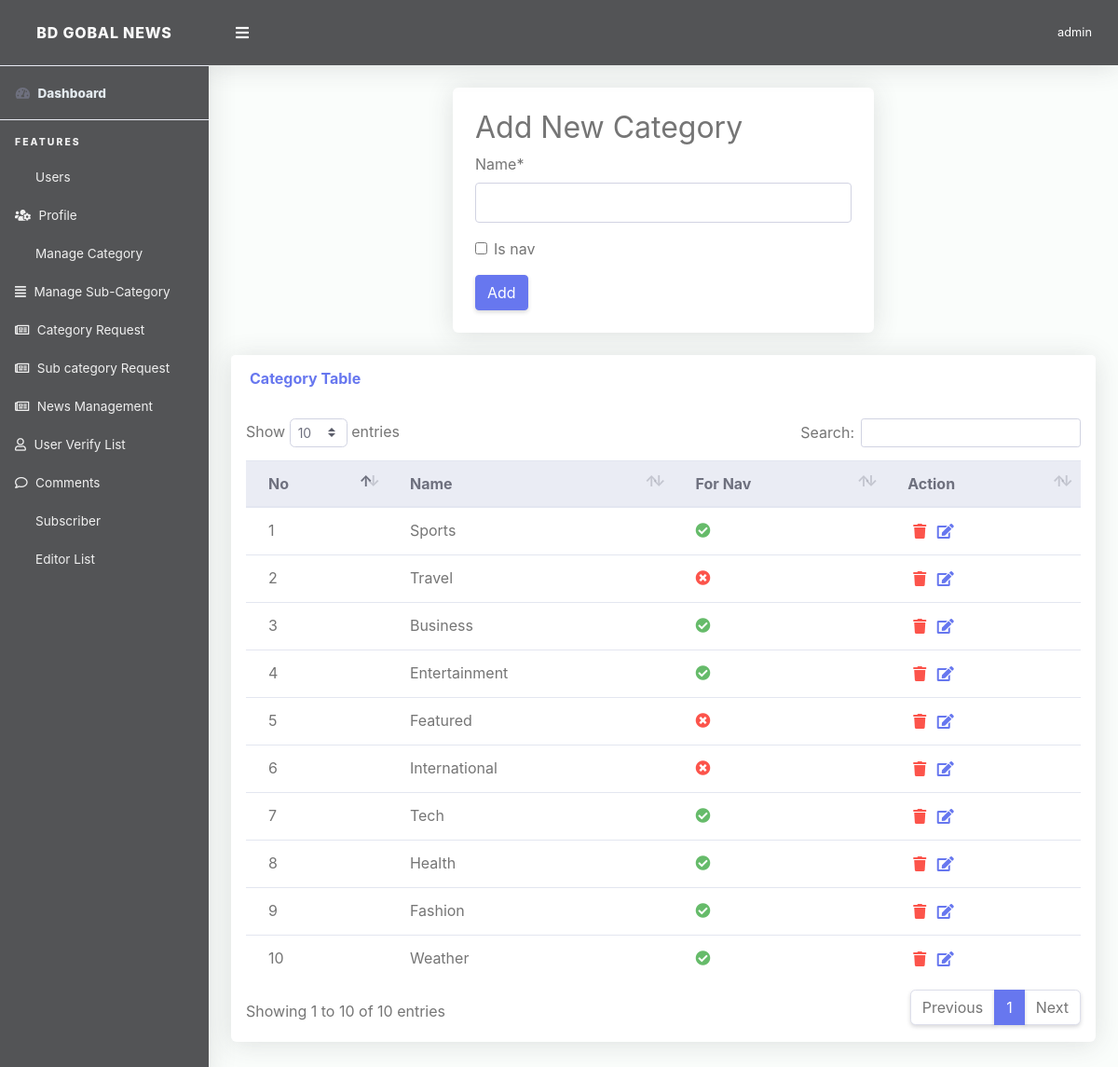
The page /superadmin/category-list (signed in) on the database its author committed.
### App_News/models.py (models this page shows, shortened)
class Category(models.Model):
    name = models.CharField(max_length=100)
    is_nav = models.BooleanField(default=False)

### App_Admin/views.py (the view)
# urls.py: path('category-list',views.CategoryView,name='category_view'),
def CategoryView(request):
    if request.user.is_superuser:
        try:
            all_categoris = Category.objects.all()
            if request.method == "POST":
                form = CategoryForm(request.POST or None)
                if form.is_valid():
                    form.save()
                    messages.success(request, "Category Added successfully", extra_tags="add_cat")
                    return redirect(request.POST['next'])
            else:
                form = CategoryForm()
        except:
            return redirect('App_Admin:dashboard')
        context = {
            'all_categoris': all_categoris,
            'form': form,
        }
        return render(request, 'App_Admin/category_view.html', context)
    else:
        return redirect('App_News:index')

### App_Admin/forms.py
class CategoryForm(forms.ModelForm):
    class Meta:
        model = Category
        fields = ('name','is_nav')

### templates/App_Admin/category_view.html (shortened to what this page needs)
{% extends 'App_Admin/base.html' %}
{% load crispy_forms_tags %}
{% block content %}
<div class="container">
          <div class="row mb-3">
          <div class="col-lg-6 m-0 m-auto">
              <div class="card p-4 mb-4">
              <h2>Add New Category</h2>
              <form method="post" action="{% url 'App_Admin:category_view' %}">{% csrf_token %}
                  {{ form|crispy }}
                  <button type="submit" class="btn btn-primary">Add</button>
              </form>
                </div>
          </div>
          <div class="col-lg-12">
              <div class="card mb-4">
                <div class="card-header py-3 d-flex flex-row align-items-center justify-content-between">
                  <h6 class="m-0 font-weight-bold text-primary">Category Table</h6>
                </div>
                <div class="table-responsive p-3">
                  <table class="table align-items-center table-flush table-hover" id="dataTableHover">
                    <thead class="thead-light">
                      <tr>
                        <th>No</th>
                        <th>Name</th>
                        <th>For Nav</th>
                        <th>Action</th>
                      </tr>
                    </thead>
                    <tbody>
                    {% for g in all_categoris %}
                      <tr>
                        <td>{{ forloop.counter }}</td>
                        <td>{{ g.name }}</td>
                         {% if g.is_nav == True %}
                             <td><i class="fa fa-check-circle text-success"></i></td>
                        {% else %}
                            <td><i class="fa fa-times-circle text-danger"></i></td>
                        {% endif %}
                        <td>
                          <button style="border: none;background: no-repeat;outline: none;" data-toggle="modal" value="{{ g.id }}" data-target="#delete_cat">
                                <i class="fa fa-trash text-danger"></i></button>
                            <a href="{% url 'App_Admin:category_update' g.id %}"><i class="text-primary fas fa-fw fa-edit" style="color: #801d3b;"></i></a>
                        </td>
                      </tr>
                     {% endfor %}
                    </tbody>
                  </table>
                </div>
              </div>
            </div>
          </div>
</div>
{% endblock %}

### templates/App_Admin/base.html (shortened to what this page needs)
<!DOCTYPE html>
<html lang="en">
{% load static %}
<head>
  <link href="{% static 'superadmin/vendor/fontawesome-free/css/all.min.css' %}" rel="stylesheet" type="text/css">
  <link href="{% static 'superadmin/vendor/bootstrap/css/bootstrap.min.css' %}" rel="stylesheet" type="text/css">
  <link href="{% static 'superadmin/css/ruang-admin.min.css' %}" rel="stylesheet">
  <link href="{% static 'superadmin/vendor/datatables/dataTables.bootstrap4.min.css' %}" rel="stylesheet">
    <link href="{% static 'superadmin/vendor/select2/dist/css/select2.min.css' %}" rel="stylesheet" type="text/css">
<link rel="stylesheet" href="https://pro.fontawesome.com/releases/v5.10.0/css/all.css"/>
</head>
<body id="page-top">
  <div id="wrapper">
    <ul class="navbar-nav sidebar sidebar-light accordion" id="accordionSidebar">
      <a class="sidebar-brand d-flex align-items-center justify-content-center" href="{% url 'App_News:index' %}">
        <div class="sidebar-brand-icon">
            BD GOBAL NEWS
        </div>
      </a>
      <hr class="sidebar-divider my-0">
      <li class="nav-item active">
        <a class="nav-link" href="{% url 'App_Admin:dashboard' %}">
          <i class="fas fa-fw fa-tachometer-alt"></i>
          <span class="text-light">Dashboard</span></a>
      </li>
      <hr class="sidebar-divider">
      <div class="sidebar-heading">
        Features
      </div>
         {% include 'App_Admin/admin_sidebar_option.html' %}
    </ul>
    <div id="content-wrapper" class="d-flex flex-column">
      <div id="content">
        <nav class="navbar navbar-expand navbar-light bg-navbar topbar mb-4 static-top">
          <button id="sidebarToggleTop" class="btn btn-link rounded-circle mr-3">
            <i class="fa fa-bars"></i>
          </button>
            <ul class="navbar-nav ml-auto">
            <li class="nav-item dropdown no-arrow">
              <a class="nav-link dropdown-toggle" href="#" id="userDropdown" role="button" data-toggle="dropdown"
                aria-haspopup="true" aria-expanded="false">
                <span class="ml-2 d-none d-lg-inline text-white small">{{ request.user }}</span>
              </a>
            </li>
          </ul>
        </nav>
       {% block content %}
       {% endblock %}
      </div>
    </div>
  </div>
</body>
</html>

### templates/App_Admin/admin_sidebar_option.html
<li class="nav-item">
    <a class="nav-link" href="{% url 'App_Admin:userlist' %}">
        <i class="far fa-users"></i>
        <span>Users</span>
    </a>
</li>
<li class="nav-item">
    <a class="nav-link" href="{% url 'App_Admin:profile_list' %}">
        <i class="fas fa-users-cog"></i>
        <span>Profile</span>
    </a>
</li>
<li class="nav-item">
    <a class="nav-link" href="{% url 'App_Admin:category_view' %}">
        <i class="far fa-arrows"></i>
        <span>Manage Category</span>
    </a>
</li>
<li class="nav-item">
    <a class="nav-link" href="{% url 'App_Admin:subcategory_view' %}">
        <i class="fas fa-align-justify"></i>
        <span>Manage Sub-Category</span>
    </a>
</li>
<li class="nav-item">
    <a class="nav-link" href="{% url 'App_Admin:category_request' %}">
        <i class="far fa-newspaper"></i>
        <span>Category Request</span>
    </a>
</li>
<li class="nav-item">
    <a class="nav-link" href="{% url 'App_Admin:subcategory_request' %}">
        <i class="far fa-newspaper"></i>
        <span>Sub category Request</span>
    </a>
</li>
<li class="nav-item">
    <a class="nav-link" href="{% url 'App_Admin:news_list' %}">
        <i class="far fa-newspaper"></i>
        <span>News Management</span>
    </a>
</li>
<li class="nav-item">
    <a class="nav-link" href="{% url 'App_Admin:user_verify_list' %}">
        <i class="far fa-user"></i>
        <span>User Verify List</span>
    </a>
</li>
<li class="nav-item">
    <a class="nav-link" href="{% url 'App_Admin:comment_list' %}">
        <i class="far fa-comment"></i>
        <span>Comments</span>
    </a>
</li>
<li class="nav-item">
    <a class="nav-link" href="{% url 'App_Admin:subscriber_list' %}">
        <i class="far fa-users"></i>
        <span>Subscriber</span>
    </a>
</li>
<li class="nav-item">
    <a class="nav-link" href="{% url 'App_Admin:editor_list' %}">
        <i class="far fa-users"></i>
        <span>Editor List</span>
    </a>
</li>

### templates/App_Admin/base.html (style rules this page uses)
.sidebar-light .sidebar-brand { color: #fafafa; background-color: #535456; }
.bg-navbar { color: #fafafa; background-color: #535456 }
.sidebar { color: #fafafa; background-color:#535456 !important; }
.sidebar-light .sidebar-heading { color: #f0f0f0; }
.sidebar-light .nav-item .nav-link { color: #f0f0f0; }
.sidebar-light .nav-item .nav-link i { color: #f0f0f0; }

### rows shown on the page
Category: name "Sports", is_nav True (drawn)
Category: name "Travel", is_nav False (drawn)
Category: name "Business", is_nav True (drawn)
Category: name "Entertainment", is_nav True (drawn)
Category: name "Featured", is_nav False (drawn)
Category: name "International", is_nav False (drawn)
Category: name "Tech", is_nav True (drawn), {{ g.id }} 15 (drawn)
Category: name "Health", is_nav True (drawn), {{ g.id }} 16 (drawn)
Category: name "Fashion", is_nav True (drawn), {{ g.id }} 17 (drawn)
Category: name "Weather", is_nav True (drawn), {{ g.id }} 18 (drawn)

### other values the page prints
{{ request.user }} "admin"
